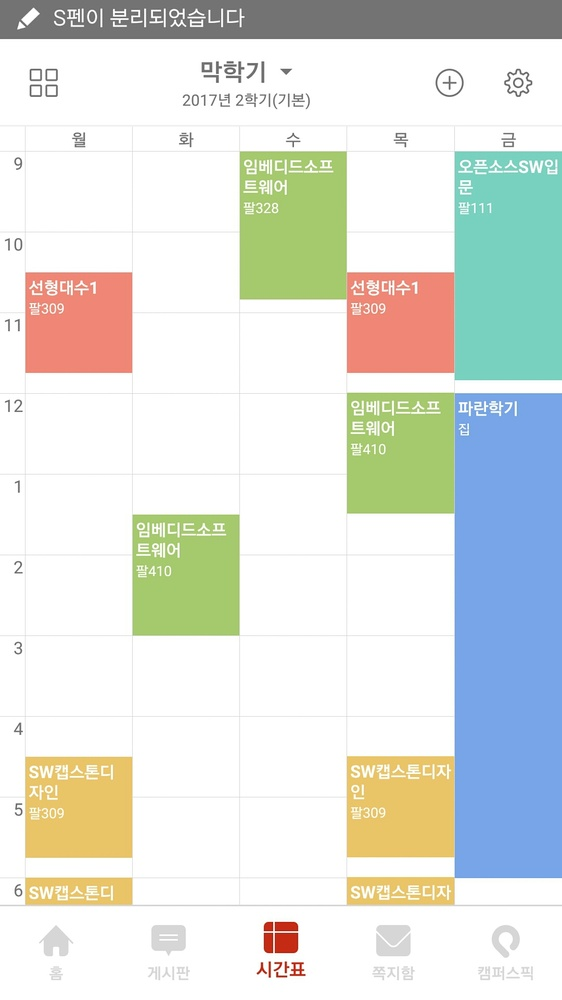
//> input picture c++/OpenCV/OpenCV/untitled7.jpg, 562 x 1000 px, shrunk from 1080 x 1920 before the run
$ ./another_source   (built with g++ and OpenCV 4)
//> lines starting //> are read from the running program, lines starting //| are printed output that depends on the picture; after the words box and inside, x2 and y2 are one past the last pixel; in counts of white or black regions, pixels touching at a corner belong together
#include "opencv.hpp"
using namespace cv;
using namespace std;

// [66 lines left out: function mergeRelatedLines, not called in this run]


int main() {
	Mat srcImage = imread("untitled7.jpg", IMREAD_GRAYSCALE);
	if (srcImage.empty())
		return -1;
	imshow("src",srcImage);
	Mat edges;
	GaussianBlur(srcImage, edges, Size(11, 11), 0);
	adaptiveThreshold(edges, edges, 255, ADAPTIVE_THRESH_MEAN_C, THRESH_BINARY, 5, 2);
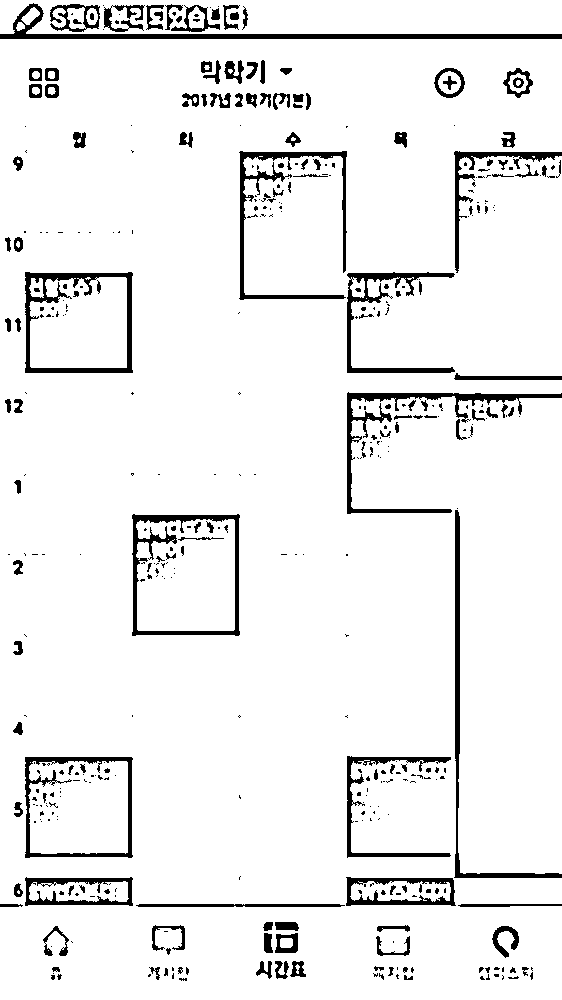
//> edges: 1000 rows x 562 cols, CV_8UC1; 93.2% white; 433 black regions (282 under 20 px), largest, box (x1, y1, x2, y2) and area: (0, 3, 562, 39) 3164, (347, 392, 562, 514) 2646, (25, 272, 133, 373) 2359
	adaptiveThreshold(srcImage, edges, 255, ADAPTIVE_THRESH_MEAN_C, THRESH_BINARY, 5, 2);
	bitwise_not(edges, edges);
//> edges: 1000 rows x 562 cols, CV_8UC1; 8% white in thin lines or dots
	Mat kernel = (Mat_<uchar>(3, 3) << 0, 1, 0, 1, 1, 1, 0, 1, 0);
	dilate(edges, edges, kernel);
//> edges: 1000 rows x 562 cols, CV_8UC1; 16.3% white; 184 white regions (143 under 20 px), largest, box (x1, y1, x2, y2) and area: (0, 119, 562, 907) 70743, (47, 5, 249, 33) 4525, (0, 36, 562, 40) 2248
	int max = -1;

	Point maxPt;

	for (int y = 0; y<edges.size().height; y++)
	{
		uchar *row = edges.ptr(y);
		for (int x = 0; x<edges.size().width; x++)
		{
			if (row[x] >= 128)
			{

				int area = floodFill(edges, Point(x, y), CV_RGB(0, 0, 64));

				if (area>max)
				{
					maxPt = Point(x, y);
					max = area;
				}
			}
		}

	} floodFill(edges, maxPt, CV_RGB(255, 255, 255));
//> this loop made 1000 passes
//> (maxPt, max) on passes 1 to 3: (Point(32, 0), 404), (Point(32, 0), 404), (Point(32, 0), 404)
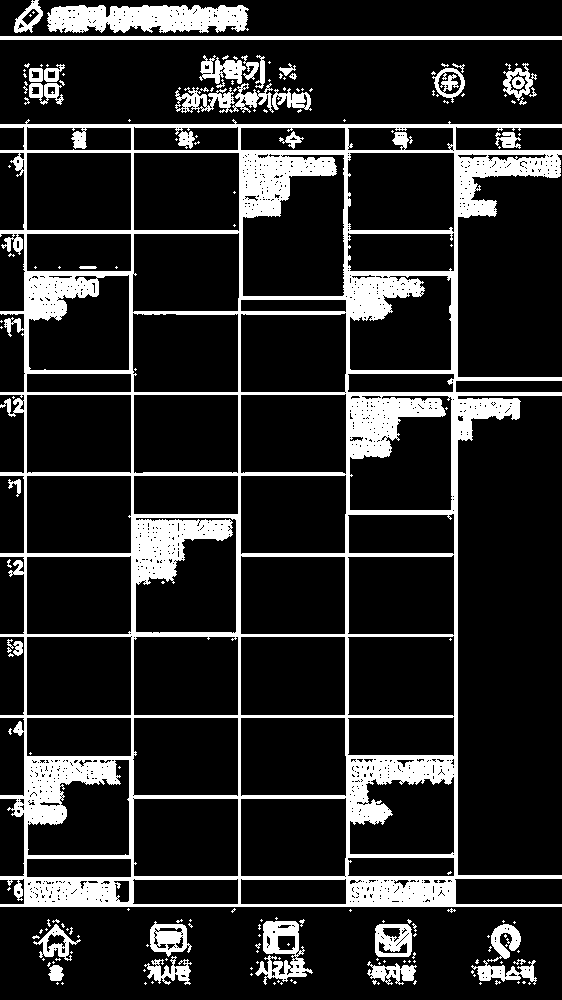
//> edges: 1000 rows x 562 cols, CV_8UC1; values 0 (black) and 64 (white), 16.3% white; 184 white regions (143 under 20 px), largest, box (x1, y1, x2, y2) and area: (0, 119, 562, 907) 70743, (47, 5, 249, 33) 4525, (0, 36, 562, 40) 2248
//> after the loop, maxPt = Point(26, 121); max = 69711
//> edges: 1000 rows x 562 cols, CV_8UC1; 12.4% of pixels changed, all inside (x1, y1, x2, y2) = (0, 121, 562, 907)
	for (int y = 0; y<edges.size().height; y++)
	{
		uchar *row = edges.ptr(y);
		for (int x = 0; x<edges.size().width; x++)
		{
			if (row[x] == 64 && x != maxPt.x && y != maxPt.y)
			{
				int area = floodFill(edges, Point(x, y), CV_RGB(0, 0, 0));
			}
		}
	}
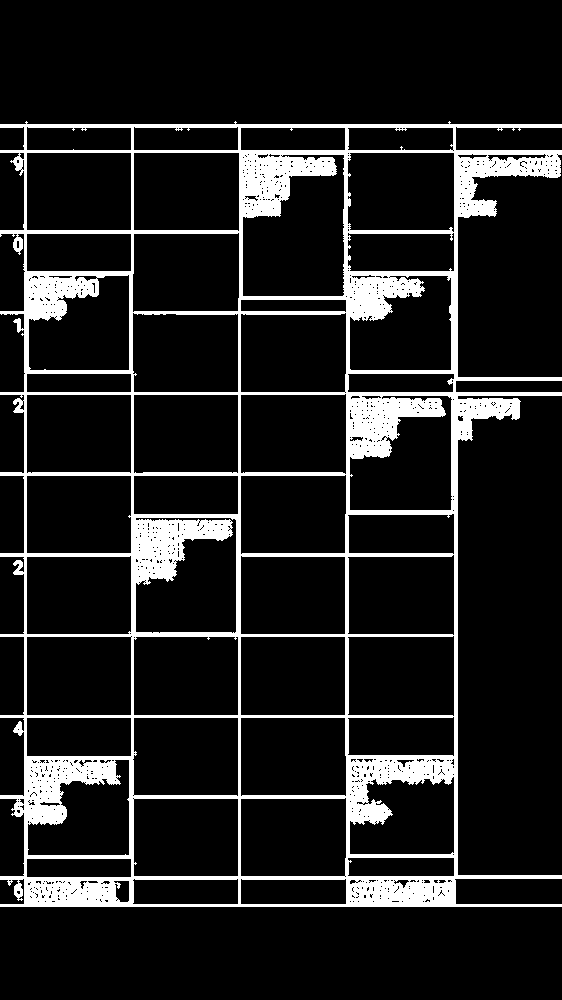
//> edges: 1000 rows x 562 cols, CV_8UC1; 12.4% white; 1 white region, box (x1, y1, x2, y2) and area: (0, 121, 562, 907) 69711
	erode(edges, edges, kernel);
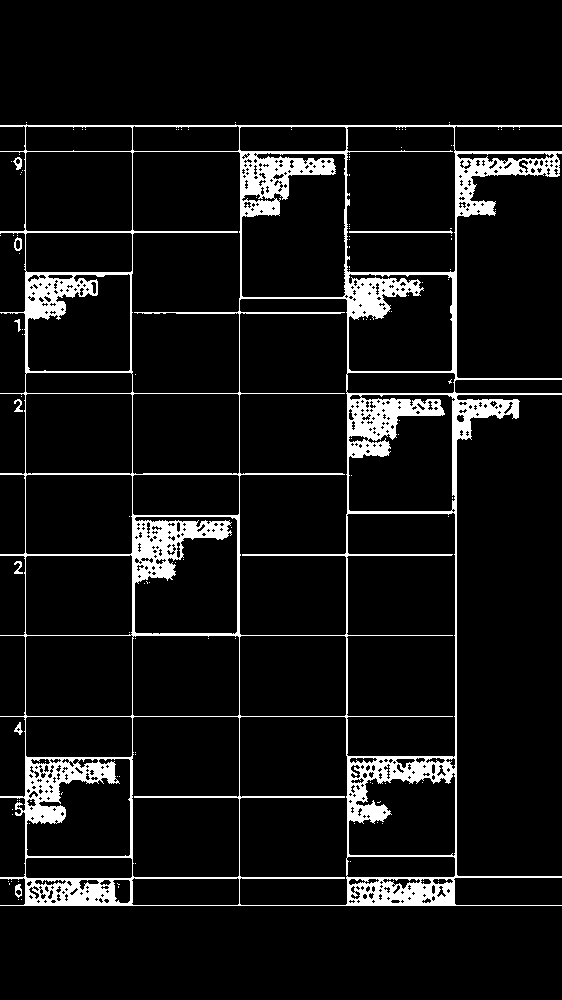
//> edges: 1000 rows x 562 cols, CV_8UC1; 7.8% white; 119 white regions (110 under 20 px), largest, box (x1, y1, x2, y2) and area: (0, 124, 562, 906) 43189, (349, 230, 453, 234) 209, (13, 157, 22, 170) 62
	imshow("thresholded", edges);


	Mat hori=edges.clone();
	int size = hori.cols / 15;
	Mat horizontalStructure = getStructuringElement(MORPH_RECT, Size(size, 1));
	erode(hori, hori, horizontalStructure, Point(-1, -1));
	dilate(hori, hori, horizontalStructure, Point(-1, -1));
//> hori: 1000 rows x 562 cols, CV_8UC1; 2.6% white in thin lines or dots, all inside (x1, y1, x2, y2) = (0, 125, 562, 906)
	imshow("hori", hori);


	Mat vert = edges.clone();
	size = vert.rows / 15;
	Mat verticalStructure = getStructuringElement(MORPH_RECT, Size(1, size));
	erode(vert, vert, verticalStructure, Point(-1, -1));
	dilate(vert, vert, verticalStructure, Point(-1, -1));
//> vert: 1000 rows x 562 cols, CV_8UC1; 1.2% white in thin lines or dots, all inside (x1, y1, x2, y2) = (25, 126, 457, 907)
	imshow("vert", vert);

	Mat matVert = Mat::zeros(srcImage.rows, srcImage.cols, IMREAD_GRAYSCALE);
	line(matVert, Point(srcImage.cols/2, 0),Point(srcImage.cols/2,srcImage.rows), Scalar(255, 255, 255), 3, 8, 0);
//> matVert: 1000 rows x 562 cols, CV_8UC1; 0.89% white; 1 white region, box (x1, y1, x2, y2) and area: (279, 0, 284, 1000) 5000
	bitwise_and(matVert, hori, matVert);
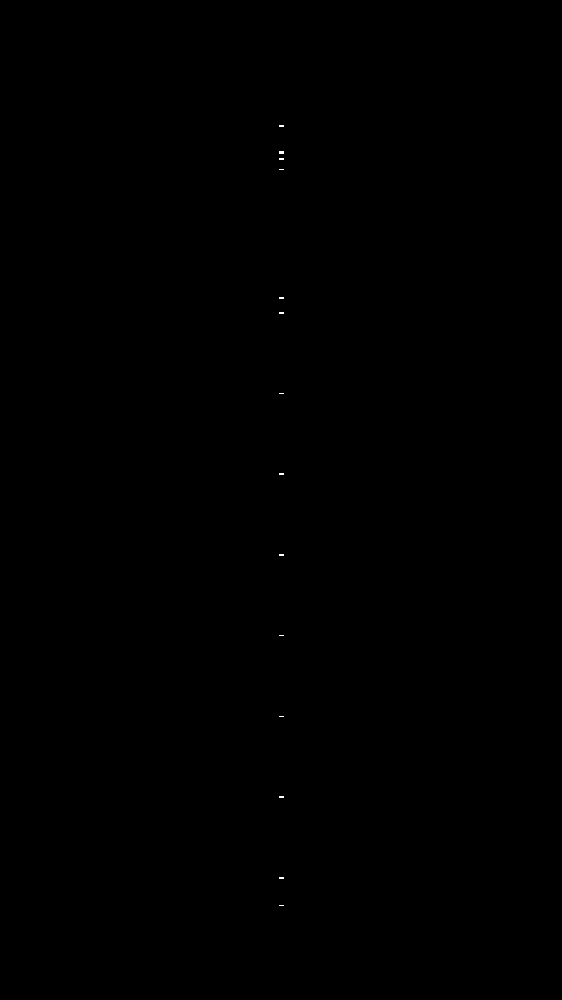
//> matVert: 1000 rows x 562 cols, CV_8UC1; 0.02% white in thin lines or dots, all inside (x1, y1, x2, y2) = (279, 125, 284, 906)
	int number = 0;
	for (int i = 0, j = matVert.cols / 2; i < matVert.rows; i++) {
		if (matVert.at<uchar>(i, j) != 0) {
			number++;
			i += (matVert.rows*0.02f);
		}
	}
//> after the loop, number = 11
	printf("%d", number);
//| 11
	imshow("matVert", matVert);


	Mat matHori = Mat::zeros(srcImage.rows, srcImage.cols, IMREAD_GRAYSCALE);
	line(matHori, Point(0, srcImage.rows / 2), Point(srcImage.cols, srcImage.rows/2), Scalar(255, 255, 255), 3, 8, 0);
//> matHori: 1000 rows x 562 cols, CV_8UC1; 0.5% white; 1 white region, box (x1, y1, x2, y2) and area: (0, 498, 562, 503) 2810
	bitwise_and(matHori, vert, matHori);
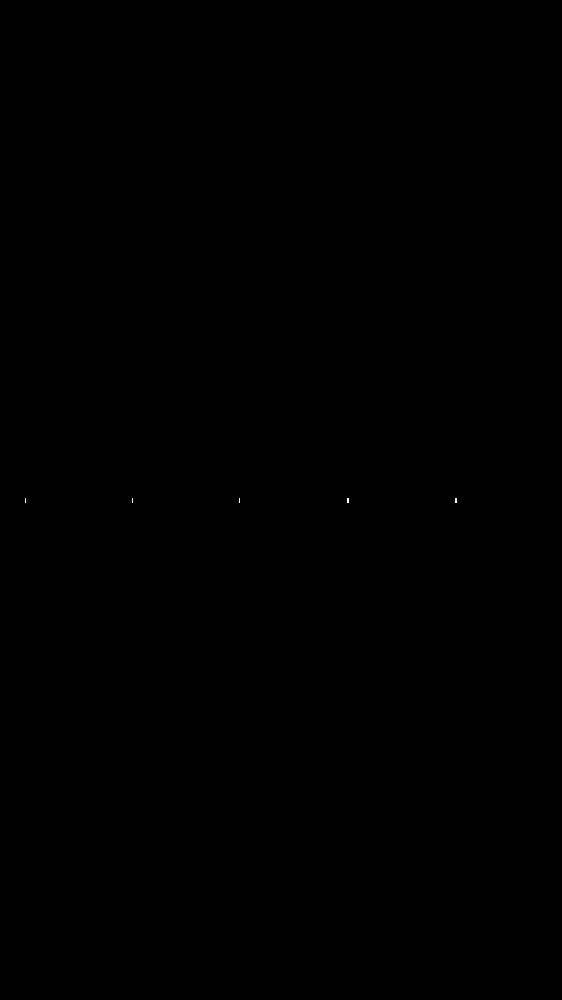
//> matHori: 1000 rows x 562 cols, CV_8UC1; 0.01% white in thin lines or dots, all inside (x1, y1, x2, y2) = (25, 498, 457, 503)
	number = 0;
	for (int i = 0, j = matHori.rows / 2; i < matHori.cols; i++) {
		if (matHori.at<uchar>(j, i) != 0) {
			number++;
			i += (matHori.rows*0.02f);
		}
	}
//> after the loop, number = 5
	printf("%d", number);
//| 5
	imshow("matHori", matHori);
	// [40 lines of commented-out code are left out]
	waitKey();
	return 0;
}

$ run again, with c++/OpenCV/OpenCV/untitled10.jpg copied over c++/OpenCV/OpenCV/untitled7.jpg
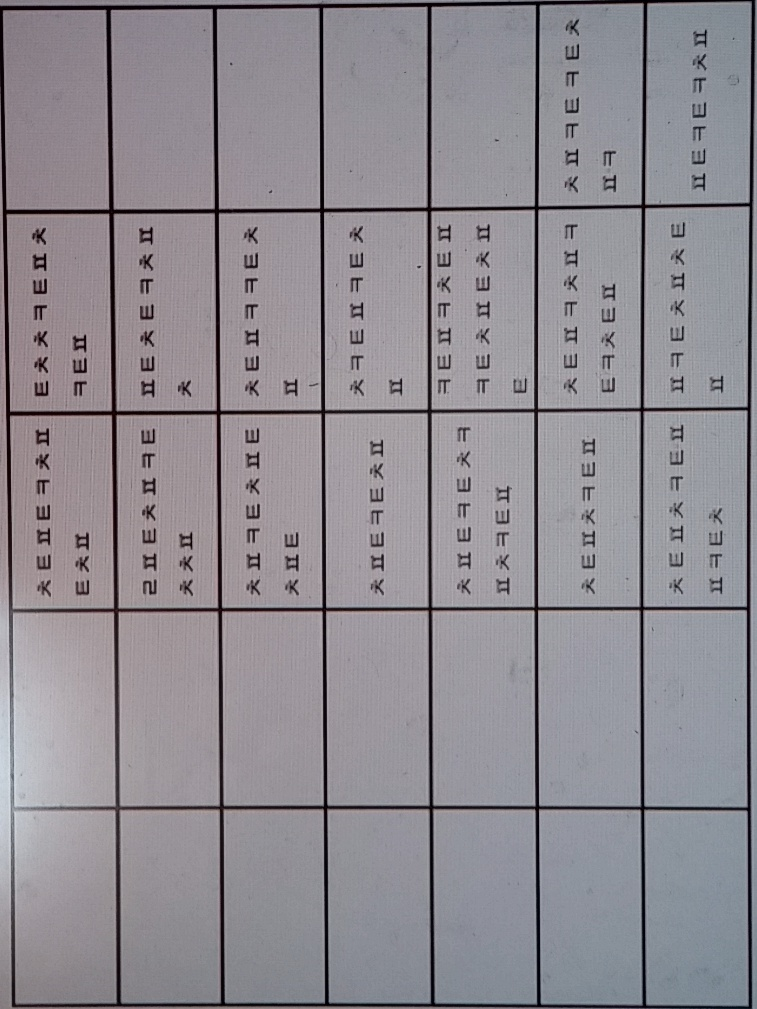
//> input picture c++/OpenCV/OpenCV/untitled10.jpg, 757 x 1009 px
//> after the loop `for (int y = 0; y<edges.size().height; y++)`: max = 569505
//> after the loop `for (int y = 0; y<edges.size().height; y++)`:
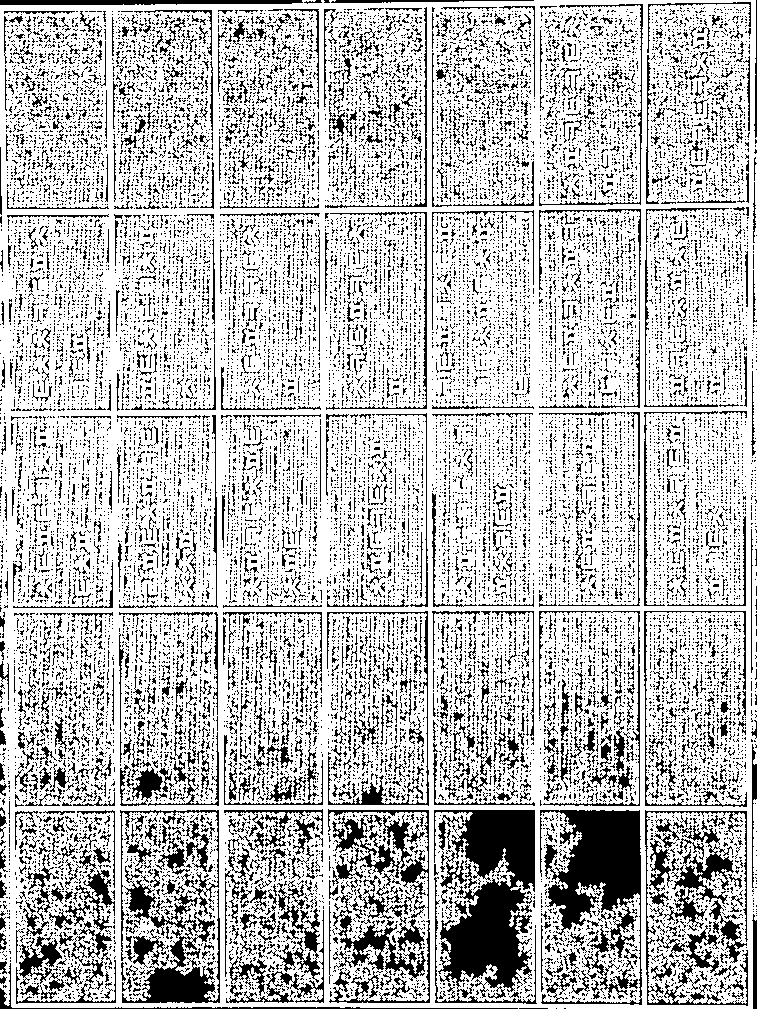
//> edges: 1009 rows x 757 cols, CV_8UC1; 74.6% white; 22635 black regions (21350 under 20 px), largest, box (x1, y1, x2, y2) and area: (434, 810, 535, 999) 11343, (540, 810, 642, 1005) 9629, (122, 889, 220, 1003) 3170
//> after the loop `for (int i = 0, j = matVert.cols / 2; i < matVert.rows; i++)`: number = 6
//| 6
//> `line(matHori, Point(0, srcImage.rows / 2), Point(srcImage.cols, srcIma..`:
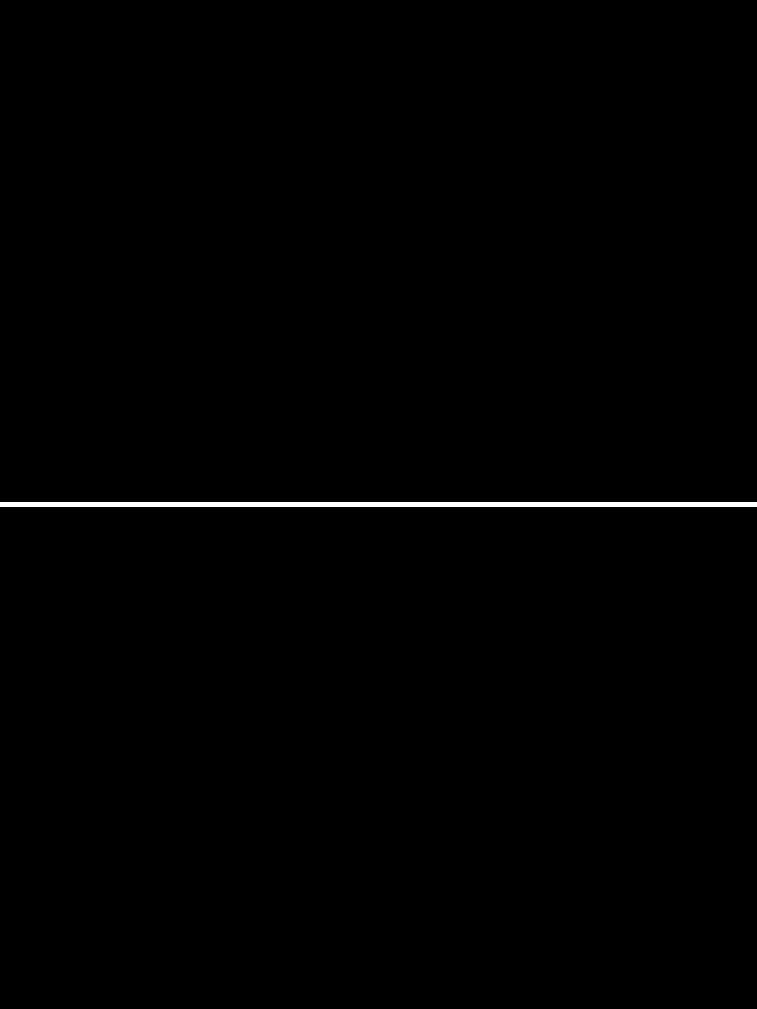
//> matHori: 1009 rows x 757 cols, CV_8UC1; 0.5% white; 1 white region, box (x1, y1, x2, y2) and area: (0, 502, 757, 507) 3785
//> after the loop `for (int i = 0, j = matHori.rows / 2; i < matHori.cols; i++)`: number = 14
//| 14
